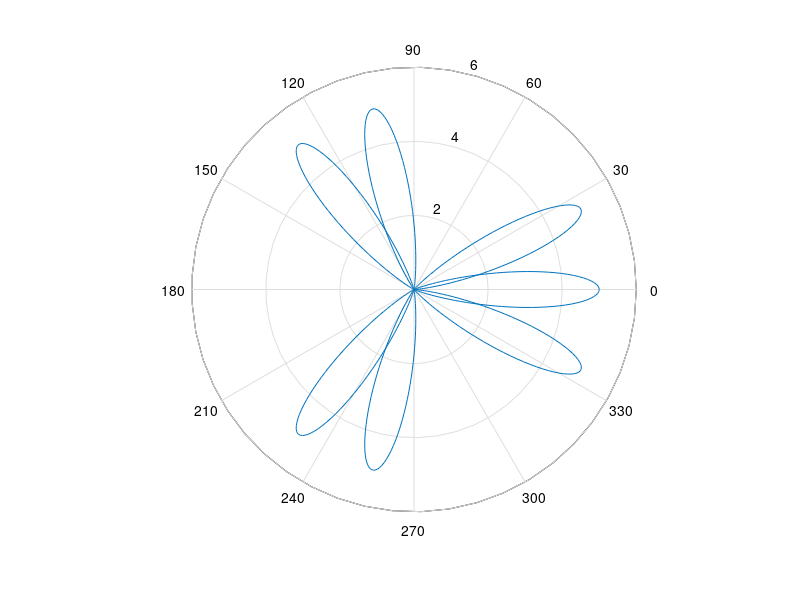

Source code (MATLAB):
function petalfun
% A Matlab Function which plots flower petals
% Used as an example to the Introduction to Matlab Course
% 
% 
alpha = -pi:0.01:pi;
ro(1,:) = 2*sin(5*alpha).^2 ;
ro(2,:) =cos(10*alpha).^3 ;
ro(3,:) = sin( alpha).^2 ;
ro(4,:) = 5*cos(3.5*alpha).^3;
% uncomment the two hold lines below to experiment with 
% graphics output on the same graph
% hold on
for i = 1:4
   polar(alpha,ro(i,:) )
   pause
end
% hold off